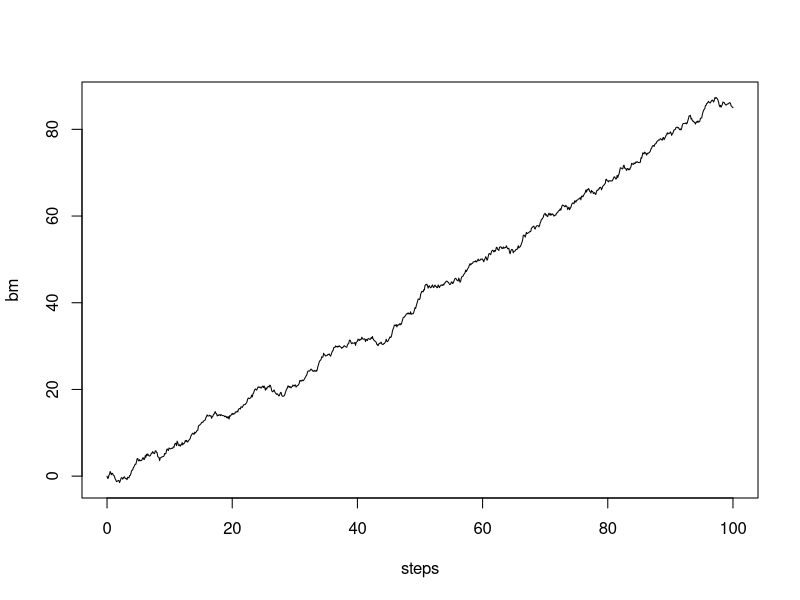
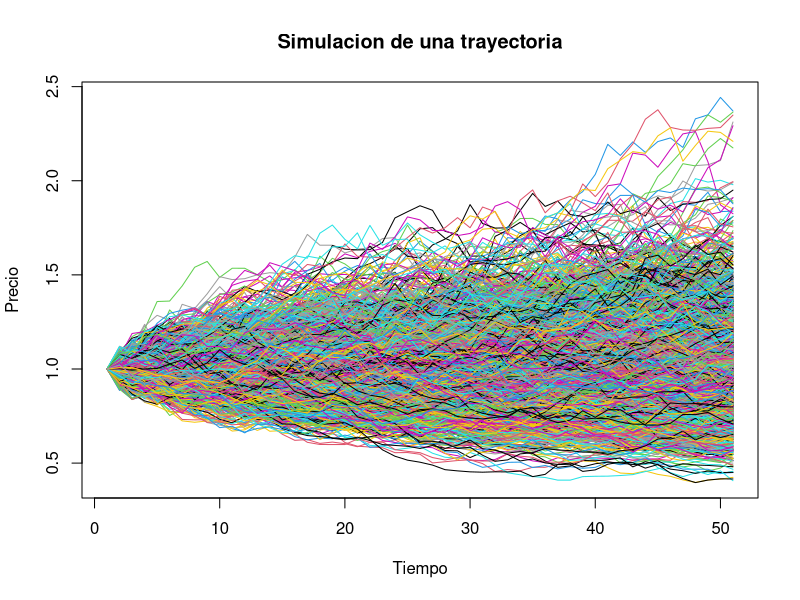

These figures' R source, in order:
# movimiento browniano sencillo, siguiendo una normal
n <- 1000
t <- 100
bm <- c(0, cumsum(rnorm(n,0.075,sqrt(t/n))))
steps <- seq(0, t, length=n+1)
plot(steps, bm, type='l')

# otr movimineto browniano

simGBM <- function(P0, mu, sigma, T, nSteps, nRepl){
  dt <- T/nSteps
  muT <- (mu-sigma^2/2)*dt
  sigmaT <- sqrt(dt)*sigma
  pathMatrix <- matrix(nrow=nRepl, ncol=nSteps+1)
  pathMatrix[,1]<-P0
  for(i in 1:nRepl){
    for(j in 2:(nSteps+1)){
      pathMatrix[i,j] <- pathMatrix[i, j-1]*exp(rnorm(1, muT, sigmaT))
    }
  }
  
  return (pathMatrix)
}

P0 <- 1
mu <- 0.1
sigma <- 0.5
T <- 100/360
nSteps <- 50
nRepl <- 2000

paths <- simGBM(P0, mu, sigma, T, nSteps, nRepl)
yBounds <- c(min(paths), max(paths))

plot(paths[1,], ylim=yBounds, type='l', col=1, main='Simulacion de una trayectoria', xlab='Tiempo', ylab='Precio')
for(k in 2:nRepl) lines(paths[k,], col=k)
